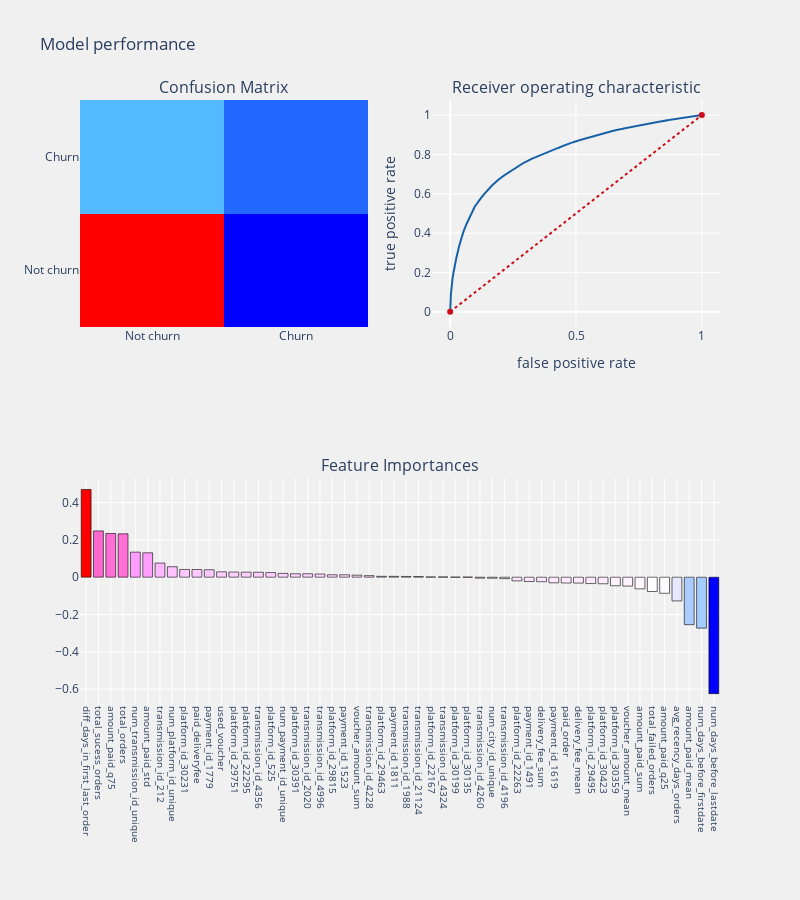

Notebook cell for this chart:
### Code cell
df_featureimp=to_train(logit,X_train,X_test,y_train,y_test,cols,"coefficients",threshold_plot = True)

### Figure 1 — Plotly figure (JSON) as saved in the notebook; plotly's stock layout.template omitted (floating-point values rounded to 4 significant figures; data arrays with more than 128 entries replaced by an {"elided": "..."} marker saying what was removed)
{"data": [{"colorscale": [[0, "rgb(0,0,255)"], [0.1, "rgb(51,153,255)"], [0.2, "rgb(102,204,255)"], [0.3, "rgb(153,204,255)"], [0.4, "rgb(204,204,255)"], [0.5, "rgb(255,255,255)"], [0.6, "rgb(255,204,255)"], [0.7, "rgb(255,153,255)"], [0.8, "rgb(255,102,204)"], [0.9, "rgb(255,102,102)"], [1, "rgb(255,0,0)"]], "name": "matrix", "showscale": false, "type": "heatmap", "x": ["Not churn", "Churn"], "xaxis": "x", "y": ["Not churn", "Churn"], "yaxis": "y", "z": [[45648, 1839], [9038, 4839]]}, {"line": {"color": "rgb(22, 96, 167)", "width": 2}, "name": "Roc : 0.6549900522415576", "type": "scatter", "x": {"elided": "16076 float values"}, "xaxis": "x2", "y": {"elided": "16076 float values"}, "yaxis": "y2"}, {"line": {"color": "rgb(205, 12, 24)", "dash": "dot", "width": 2}, "type": "scatter", "x": [0, 1], "xaxis": "x2", "y": [0, 1], "yaxis": "y2"}, {"marker": {"color": [0.4699, 0.2479, 0.2341, 0.2323, 0.1341, 0.1306, 0.07573, 0.05608, 0.04139, 0.04116, 0.0398, 0.02879, 0.02767, 0.02711, 0.02638, 0.02466, 0.02038, 0.0184, 0.01837, 0.01688, 0.01292, 0.01289, 0.01081, 0.008302, 0.004681, 0.004504, 0.004088, 0.003498, 0.001405, 0.001372, 0.0003984, 0.0003621, -0.005178, -0.005515, -0.007791, -0.01963, -0.02329, -0.02433, -0.03015, -0.03119, -0.03169, -0.0342, -0.03528, -0.04603, -0.04756, -0.06251, -0.0768, -0.08622, -0.1271, -0.2545, -0.2729, -0.6239], "colorscale": [[0, "rgb(0,0,255)"], [0.1, "rgb(51,153,255)"], [0.2, "rgb(102,204,255)"], [0.3, "rgb(153,204,255)"], [0.4, "rgb(204,204,255)"], [0.5, "rgb(255,255,255)"], [0.6, "rgb(255,204,255)"], [0.7, "rgb(255,153,255)"], [0.8, "rgb(255,102,204)"], [0.9, "rgb(255,102,102)"], [1, "rgb(255,0,0)"]], "line": {"color": "black", "width": 0.6}}, "name": "coefficients", "type": "bar", "x": ["diff_days_in_first_last_order", "total_sucess_orders", "amount_paid_q75", "total_orders", "num_transmission_id_unique", "amount_paid_std", "transmission_id_212", "num_platform_id_unique", "platform_id_30231", "paid_deliveryfee", "payment_id_1779", "used_voucher", "platform_id_29751", "platform_id_22295", "transmission_id_4356", "platform_id_525", "num_payment_id_unique", "platform_id_30391", "transmission_id_2020", "transmission_id_4996", "platform_id_29815", "payment_id_1523", "voucher_amount_sum", "transmission_id_4228", "platform_id_29463", "payment_id_1811", "transmission_id_1988", "transmission_id_21124", "platform_id_22167", "transmission_id_4324", "platform_id_30199", "platform_id_30135", "transmission_id_4260", "num_city_id_unique", "transmission_id_4196", "platform_id_22263", "payment_id_1491", "delivery_fee_sum", "payment_id_1619", "paid_order", "delivery_fee_mean", "platform_id_29495", "platform_id_30423", "platform_id_30359", "voucher_amount_mean", "amount_paid_sum", "total_failed_orders", "amount_paid_q25", "avg_recency_days_orders", "amount_paid_mean", "num_days_before_firstdate", "num_days_before_lastdate"], "xaxis": "x3", "y": [0.4699, 0.2479, 0.2341, 0.2323, 0.1341, 0.1306, 0.07573, 0.05608, 0.04139, 0.04116, 0.0398, 0.02879, 0.02767, 0.02711, 0.02638, 0.02466, 0.02038, 0.0184, 0.01837, 0.01688, 0.01292, 0.01289, 0.01081, 0.008302, 0.004681, 0.004504, 0.004088, 0.003498, 0.001405, 0.001372, 0.0003984, 0.0003621, -0.005178, -0.005515, -0.007791, -0.01963, -0.02329, -0.02433, -0.03015, -0.03119, -0.03169, -0.0342, -0.03528, -0.04603, -0.04756, -0.06251, -0.0768, -0.08622, -0.1271, -0.2545, -0.2729, -0.6239], "yaxis": "y3"}], "layout": {"annotations": [{"font": {"size": 16}, "showarrow": false, "text": "Confusion Matrix", "x": 0.225, "xanchor": "center", "xref": "paper", "y": 1, "yanchor": "bottom", "yref": "paper"}, {"font": {"size": 16}, "showarrow": false, "text": "Receiver operating characteristic", "x": 0.775, "xanchor": "center", "xref": "paper", "y": 1, "yanchor": "bottom", "yref": "paper"}, {"font": {"size": 16}, "showarrow": false, "text": "Feature Importances", "x": 0.5, "xanchor": "center", "xref": "paper", "y": 0.375, "yanchor": "bottom", "yref": "paper"}], "autosize": false, "height": 900, "margin": {"b": 195}, "paper_bgcolor": "rgba(240,240,240, 0.95)", "plot_bgcolor": "rgba(240,240,240, 0.95)", "showlegend": false, "title": {"text": "Model performance"}, "width": 800, "xaxis": {"anchor": "y", "domain": [0, 0.45]}, "xaxis2": {"anchor": "y2", "domain": [0.55, 1], "title": {"text": "false positive rate"}}, "xaxis3": {"anchor": "y3", "domain": [0, 1], "showgrid": true, "tickangle": 90, "tickfont": {"size": 10}}, "yaxis": {"anchor": "x", "domain": [0.625, 1]}, "yaxis2": {"anchor": "x2", "domain": [0.625, 1], "title": {"text": "true positive rate"}}, "yaxis3": {"anchor": "x3", "domain": [0, 0.375]}}}
